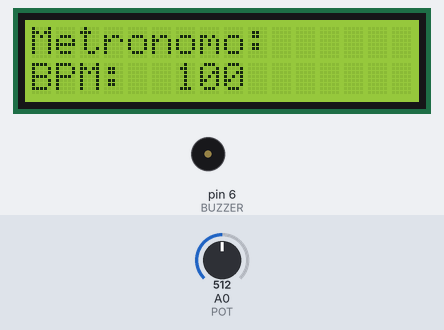
A sketch run on a simulated Arduino Uno, built with avr-gcc and run on an emulated ATmega328P. Parts: 16×2 character LCD, buzzer (waves = sounding). Inputs (shaded band) come from the test bench; at power-on: A0 (POT) = 512.

Above: at 1.2 s.
1.3 s: A0 (POT) set to 491
At 2.3 s:
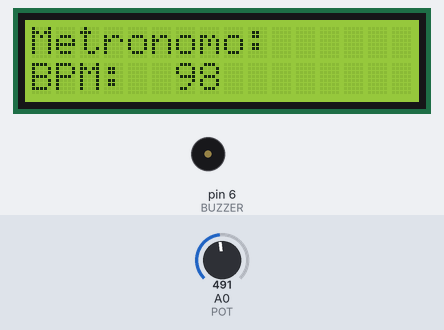
4.0 s: A0 (POT) set to 716
At 4.6 s:
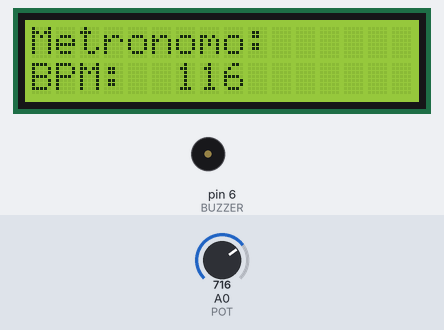
7.2 s: A0 (POT) set to 0
At 7.47 s:
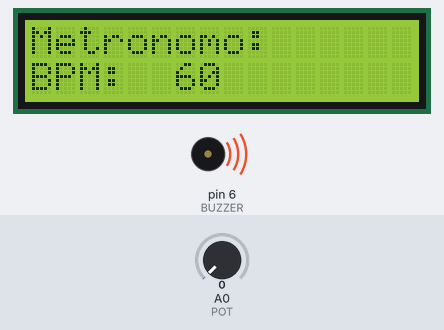
Timing chart, 0 to 15.0 s (numbered marks = the images above; inputs shaded):
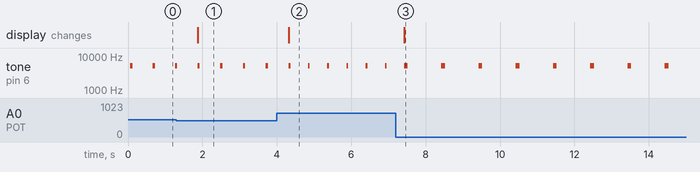

The sketch:

metronomo.ino
```cpp
#include <LiquidCrystal.h>

#define BUZZER  6      // buzzer pin
#define MIN_BPM 60      // minimum bpm value
#define MAX_BPM 141     // maximum bpm value
#define POT A0          // pot analog pin

int bpm;

LiquidCrystal lcd(2,3,10,11,12,13);

void setup() {
  lcd.begin(16,2);
  lcd.print("Metronomo: ");
  lcd.setCursor(0,1);
  lcd.print("BPM: ");
  pinMode(BUZZER, OUTPUT);
}

void loop() {

    bpm = map(analogRead(POT), 0, 1023, MIN_BPM, MAX_BPM);
    lcd.setCursor(6,1);
    lcd.println(bpm);
    lcd.display();
    tone(BUZZER, 5090);       // does a "tick" for...
    delay(6000 / bpm);        // 10% of T (where T is the time between two BPSs)
    noTone(BUZZER);           // silence for...
    delay(54000 / bpm);       // 90% of T
}
```

Measured:
- the behaviour switches between 506 and 505 on A0 (POT) (found by bisection; images 0 and 1)
- after the input at 1.3 s, the display: changes after 0.57 s (image 1)
- after the input at 4.0 s, the display: changes after 0.32 s (image 2)
- after the input at 7.2 s, tone on pin 6 (BUZZER): alternates 5090 Hz for 0.10 s and silent for 0.90 s, starting after 0.33 s; the display: changes after 0.23 s (image 3)
- by itself, tone on pin 6 (BUZZER): alternates 5090 Hz for 0.05 s and silent for 0.47 s
